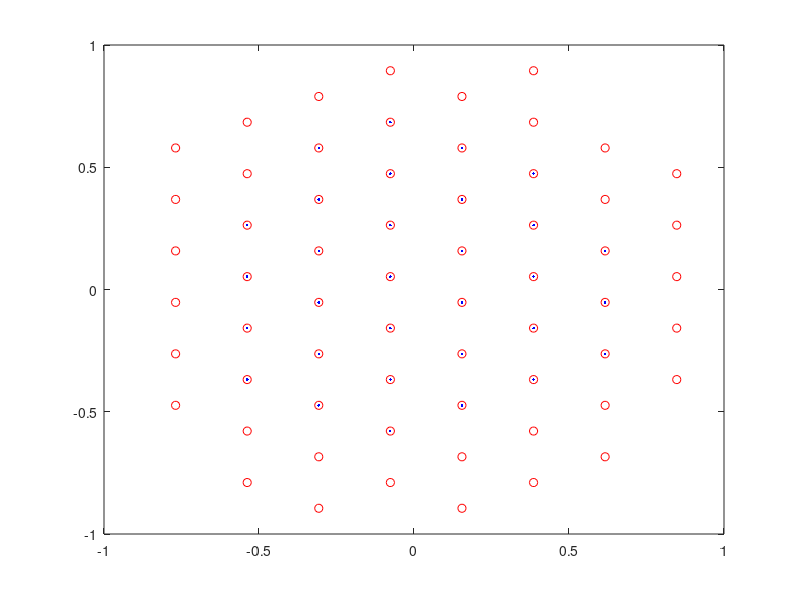

The MATLAB source for this figure: (Note: this script raises an error after producing the figure.)
d = 2
global debug;
debug = 1; 
if 0
    p = haltonset(d,'Skip',1e3,'Leap',1e2);
    % Halton nodes
    nodes = [net(p,100) * 2 - 1];
    %nodes = net(p,100) * 2 - 1;
else 
    if 1
        if 1
            m = 9;
            [X Y] = meshgrid(0:1:m);
            % Generate hexagonal grid
            % Tip from http://matlabdatamining.blogspot.com/2008/04/generating-hexagonal-grids-for-fun-and.html
            n = size(X,1);
            Rad3Over2 = sqrt(3) / 2;
            X = Rad3Over2 * X;
            Y = Y + repmat([0 0.5],[n,n/2]);
            
            % Scale nodes back to [-1,1]
            X = (X - ((n-2.5)/2)) / ((m-1.5)/2.);
            Y = (Y - ((n-0.5)/2)) / ((m+0.5)/2.);
            
            if 1
                figure
                % Plot the hexagonal mesh, including cell borders
                [XV YV] = voronoi(X(:),Y(:));
                plot(XV,YV,'b-');
                hold on;
                plot(X(:),Y(:),'r.');
                hold off;
                
                axis equal, axis([-2 2 -2 2]), zoom on
                pause
            end
            
        else
            [X Y] = meshgrid(linspace(-1,1,10), linspace(-1,1,10));
        end
        
        % Regular grid (TODO: fix bases)
        nodes = [X(:), Y(:)];
    else
        nodes = rand(d,200)' * 2 - 1; 
    end
end

% Cut out nodes outside of unit disk
dis = zeros(size(nodes,1),1);
for i = 1:size(nodes,1)
    dis(i) = sqrt(nodes(i,:) * nodes(i,:)');
end
nodes = nodes( dis <= 1, : );

stencil = knnsearch(nodes,zeros(1,d),'k',size(nodes,1)/2);

figure(1)
plot(nodes(:,1), nodes(:,2), 'ro');
pause;
hold on;
plot(nodes(stencil,1), nodes(stencil,2), 'b.');
hold off;
pause

figure(2)
[A_GA, B_GA] = RBF_GA_weights(nodes, stencil, d, 0.01);

% TODO: find out why bases 4 and 5 do not match Fornberg paper
% ANSWER: changing the stencil center location and node distribution
% impacts the function shapes. I do not have the same distributions that
% they tested. 
% TODO: build RHS 